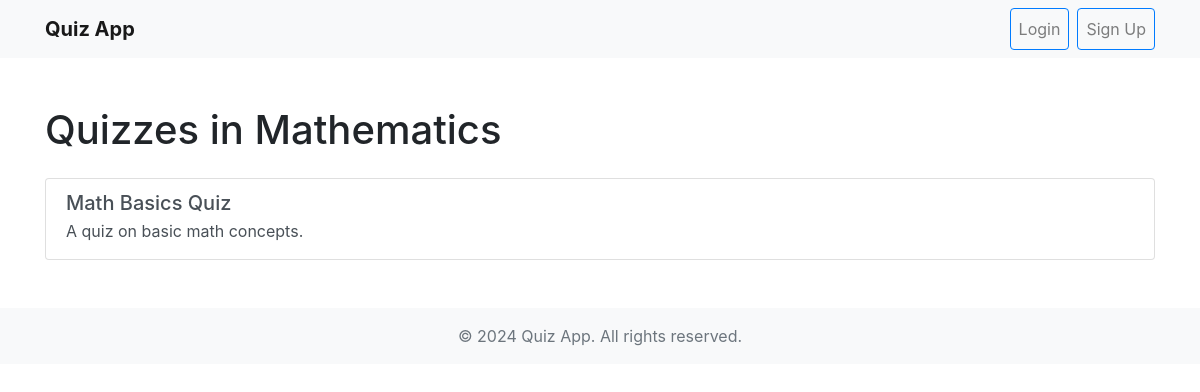
Screenshot of /category/3/ with the database file from the repository.
### home/models.py (models this page shows, shortened)
class Category(models.Model):
    name = models.CharField(max_length=100)

class Quiz(models.Model):
    category = models.ForeignKey(Category, on_delete=models.CASCADE)
    title = models.CharField(max_length=200)
    description = models.TextField()

### home/views.py (the view)
# urls.py: path('category/<int:category_id>/', views.quiz_list, name='quiz_list'),
def quiz_list(request, category_id):
    category = get_object_or_404(Category, pk=category_id)
    quizzes = category.quiz_set.all()
    return render(request, 'quiz_list.html', {'category': category, 'quizzes': quizzes})

### templates/quiz_list.html (shortened to what this page needs)
{% extends 'base.html' %}
{% block content %}
<div class="mt-4">
    <h1 class="mb-4">Quizzes in {{ category.name }}</h1>
    <div class="list-group">
        {% for quiz in quizzes %}
            <a href="{% url 'quiz_detail' quiz.id %}" class="list-group-item list-group-item-action">
                <h5 class="mb-1">{{ quiz.title }}</h5>
                <p class="mb-1">{{ quiz.description }}</p>
            </a>
        {% endfor %}
    </div>
</div>
{% endblock %}

### rows the page displays
Category: name "Mathematics"
Quiz: title "Math Basics Quiz", description "A quiz on basic math concepts."
